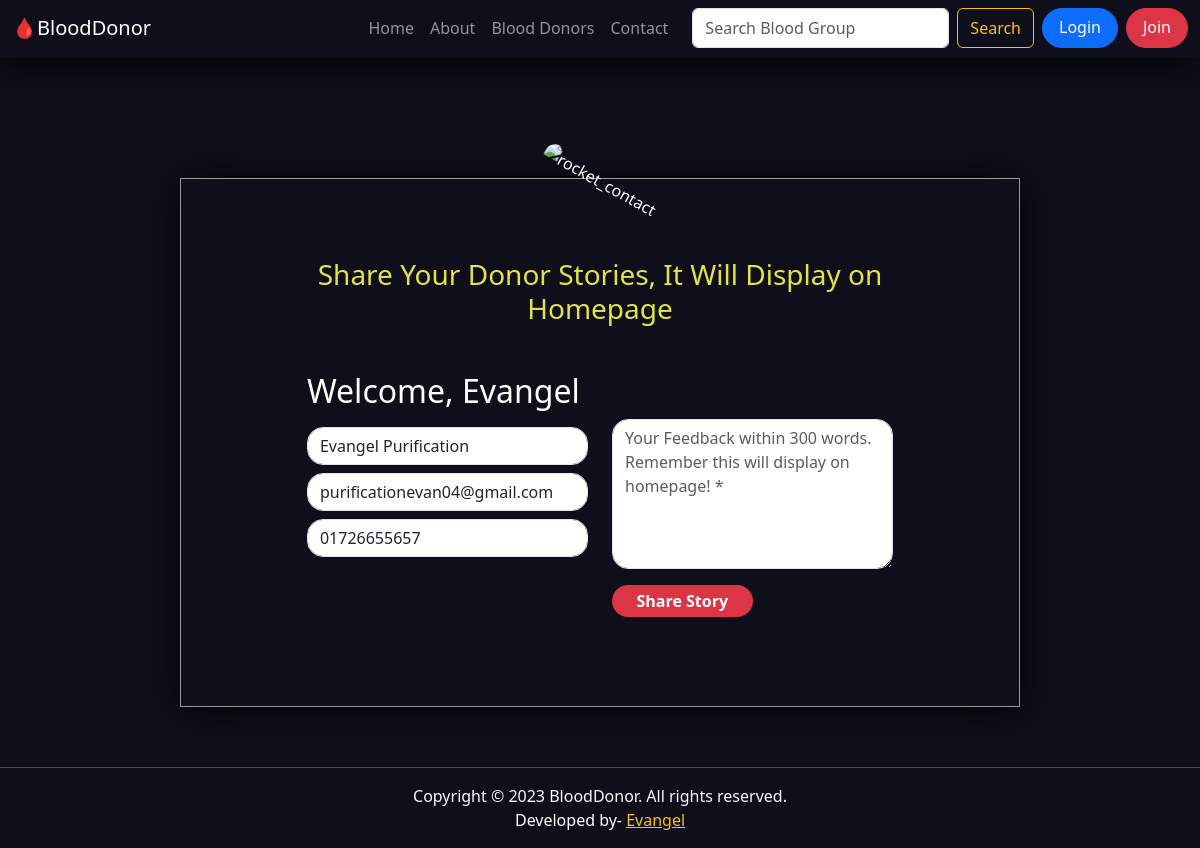
The page /story/evangel on the database its author committed.
### home/models.py (models this page shows, shortened)
class UserProfile(models.Model):
    username = models.CharField(max_length=20)
    fname = models.CharField(max_length=20)
    lname = models.CharField(max_length=30)
    email = models.CharField(max_length=30, default="Not Given")
    phn1 = models.CharField(max_length=30)
    phn2 = models.CharField(max_length=30, default="Not Given")
    fblink = models.CharField(max_length=300, default="Not Given")
    add1 = models.CharField(max_length=100)
    add2 = models.CharField(max_length=100)
    age = models.CharField(max_length=30)
    bg = models.CharField(max_length=30)
    img = models.ImageField(upload_to="", default="media/user.jpeg")

### home/views.py (the view, shortened to what this page needs)
# urls.py: path('story/<str:user>', views.donorStory, name='donorStory'),
def donorStory(request,user):
    profile = UserProfile.objects.filter(username=user).first()
    return render(request, 'home/story.html',{
        'profile':profile,
    })

### templates/home/story.html (shortened to what this page needs)
{% extends 'basic.html' %}
{% block body %}
    <div class="container contact-form">
            <div class="contact-image">
                <img src="https://image.ibb.co/kUagtU/rocket_contact.png" alt="rocket_contact"/>
            </div>
            <form method="POST" > {% csrf_token %}
                <h3>Share Your Donor Stories, It Will Display on Homepage</h3>
                <h2>Welcome, {{profile.fname}}</h2>
               <div class="row">
                    <div class="col-md-6">
                        <div class="form-group">
                            <input type="text" name="Name" class="form-control my-2" placeholder="Your Name *" value="{{profile.fname}} {{profile.lname}}" required />
                        </div>
                        <div class="form-group">
                            <input type="text" name="Email" class="form-control my-2" placeholder="Your Email *" value="{{profile.email}}" required />
                        </div>
                        <div class="form-group">
                            <input type="text" name="Phone" class="form-control my-2" placeholder="Phone Number" value="{{profile.phn1}}" required />
                        </div>
                    </div>
                    <div class="col-md-6">
                        <div class="form-group">
                            <textarea name="Msg" class="form-control" placeholder="Your Feedback within 300 words. Remember this will display on homepage! *" style="width: 100%; height: 150px;" required></textarea>
                        </div>
                        <div class="form-group">
                            <input type="submit" name="btnSubmit" class="btnContact my-3" value="Share Story"  />
                        </div>
                    </div>
                </div>
            </form>
</div>
{% endblock %}

### templates/basic.html (style rules this page uses)
body { background-color: #0e0f1b; color: #fff; }

### templates/home/story.html (style rules this page uses)
.contact-form { margin-top: 10%; margin-bottom: 5%; width: 70%; border: 1px solid #999; box-shadow: 1px 2px 35px 0px rgba(0,0,0,0.87); -webkit-box-shadow: 1px 2px 35px 0px rgba(0,0,0,0.87); -moz-box-shadow: 1px 2px 35px 0px rgba(0,0,0,0.87); }
.contact-form .form-control { border-radius:1rem; }
.contact-image { text-align: center; }
.contact-image img { border-radius: 6rem; width: 11%; margin-top: -3%; transform: rotate(29deg); }
.contact-form form { padding: 14%; }
.contact-form form .row { margin-bottom: -7%; }
.contact-form h3 { margin-bottom: 8%; margin-top: -10%; text-align: center; color: #e5e344; }
.contact-form .btnContact { width: 50%; border: none; border-radius: 1rem; padding: 1.5%; background: #dc3545; font-weight: 600; color: #fff; cursor: pointer; }

### rows shown on the page
UserProfile: fname "Evangel", Name "Evangel Purification", Email "purificationevan04@gmail.com", Phone "01726655657"
